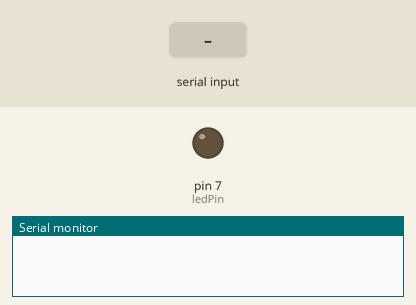
This sketch was run on a simulated Arduino Uno, built with avr-gcc and run on an emulated ATmega328P. Parts: output pins drawn as LEDs (lit = HIGH), the last lines printed to the serial monitor. The test bench sets the inputs (shaded band).

Above: at 1.2 s.
1.3 s: "1" received over Serial
At 2.2 s:
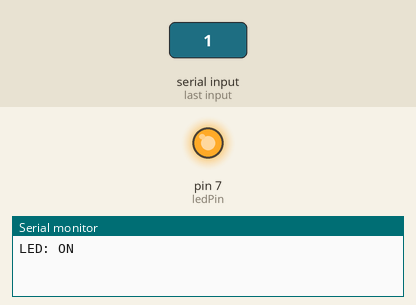
2.8 s: "0" received over Serial
At 3.4 s:
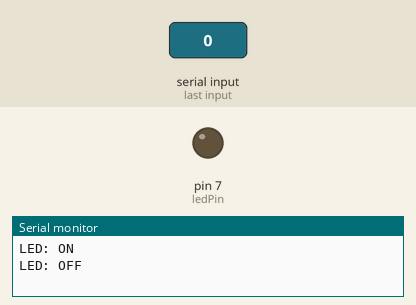
Timing chart, 0 to 5.8 s (numbered marks = the images above; inputs shaded):
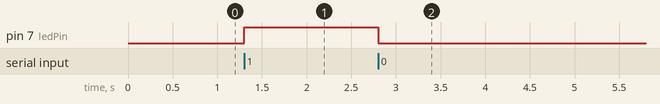

The sketch:

bluetooh_led.ino
```cpp
#include<stdio.h>
#define ledPin 7
int state = 0;
void setup() {
  pinMode(ledPin, OUTPUT);
  digitalWrite(ledPin, LOW);
  Serial.begin(38400); // Default communication rate of the Bluetooth module
}
void loop() {
  if(Serial.available() > 0){ // Checks whether data is comming from the serial port
    state = Serial.read(); // Reads the data from the serial port
 }
 if (state == '0') {
  digitalWrite(ledPin, LOW); // Turn LED OFF
  Serial.println("LED: OFF"); // Send back, to the phone, the String "LED: ON"
  state = 0;
 }
 else if (state == '1') {
  digitalWrite(ledPin, HIGH);
  Serial.println("LED: ON");;
  state = 0;
 }
}
```

Measured:
- after the input at 1.3 s, pin 7 (ledPin): LOW → HIGH at once
- after the input at 2.8 s, pin 7 (ledPin): HIGH → LOW at once
